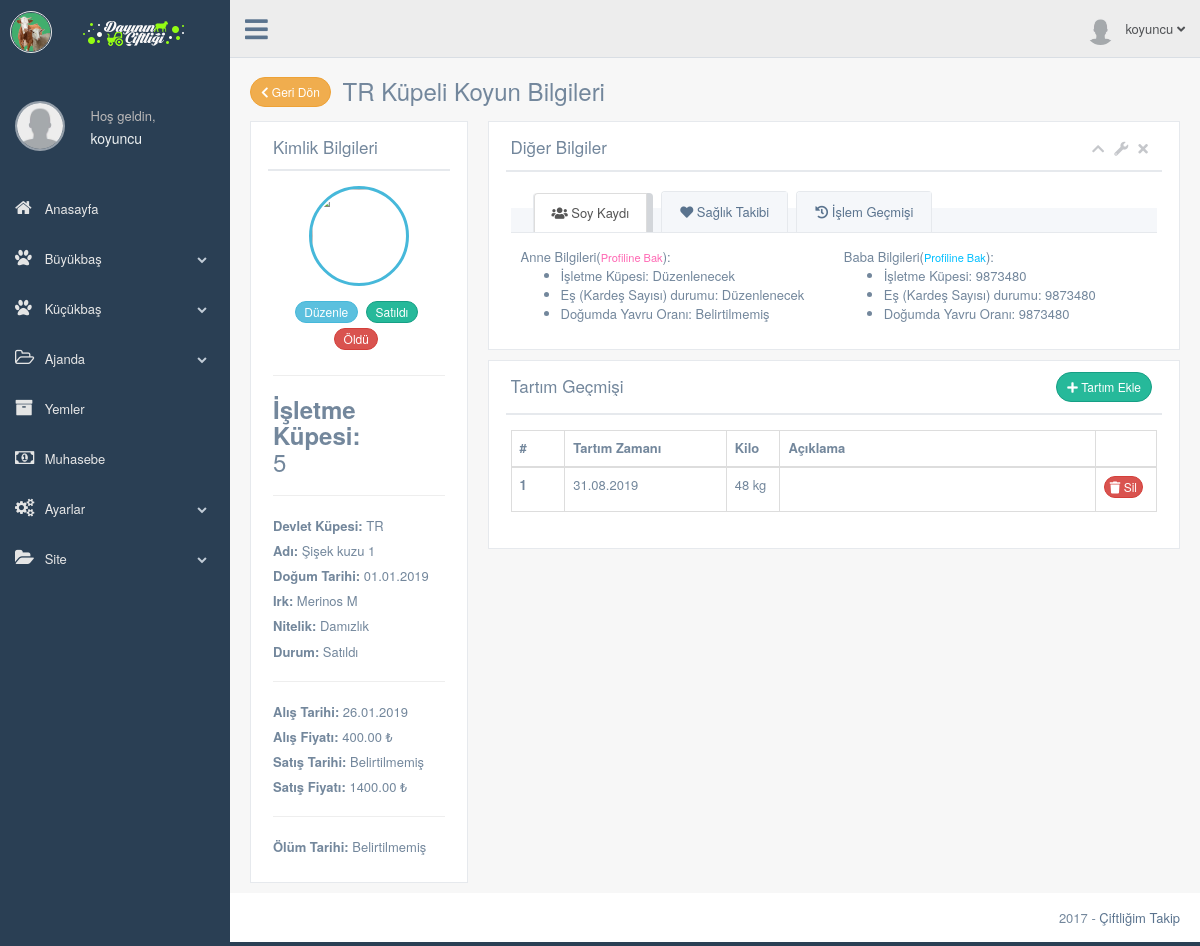
The app's page /production/koyun-profil.php?koyun_id=5 (signed in) with its own data.
### tables this page shows
CREATE TABLE `kullanici` (
  `kullanici_id` int(11) NOT NULL,
  `kullanici_adi` varchar(50) NOT NULL,
  `kullanici_sifre` varchar(50) NOT NULL,
  `kullanici_adsoyad` varchar(50) NOT NULL DEFAULT 'Ad Soyad',
  `kullanici_eposta` varchar(50) NOT NULL,
  `kullanici_gorsel` varchar(250) NOT NULL DEFAULT 'images/kullanici/kullanici.png',
  `kullanici_kayittarihi` datetime NOT NULL,
  `kullanici_yetki` int(1) NOT NULL DEFAULT '2',
  `kullanici_durum` int(1) NOT NULL
);

CREATE TABLE `koyun` (
  `koyun_id` int(11) NOT NULL,
  `kullanici_id` int(11) NOT NULL,
  `koyun_kupeno` varchar(50) NOT NULL,
  `koyun_kupeno_isletme` varchar(20) DEFAULT NULL,
  `koyun_adi` varchar(25) DEFAULT NULL,
  `koyun_irk` int(2) DEFAULT NULL,
  `koyun_cinsiyet` int(1) DEFAULT NULL,
  `koyun_kayittarihi` datetime NOT NULL DEFAULT CURRENT_TIMESTAMP,
  `koyun_dogumtarihi` date DEFAULT NULL,
  `koyun_olumtarihi` date DEFAULT NULL,
  `koyun_alistarihi` date DEFAULT NULL,
  `koyun_satistarihi` date DEFAULT NULL,
  `koyun_alisfiyati` decimal(10,2) DEFAULT NULL,
  `koyun_satisfiyati` decimal(10,2) DEFAULT NULL,
  `koyun_rasyon` int(11) DEFAULT NULL,
  `koyun_bakim` int(11) DEFAULT NULL,
  `koyun_not` varchar(256) DEFAULT NULL,
  `ana_id` int(1) DEFAULT '0',
  `baba_id` int(1) DEFAULT '0',
  `koyun_durum` int(11) DEFAULT '1',
  `koyun_nitelik` int(2) DEFAULT '1',
  `koyun_padok` int(11) DEFAULT '1',
  `koyun_kardesdurumu` int(2) DEFAULT '1'
);

CREATE TABLE `irk` (
  `irk_id` int(2) NOT NULL,
  `irk_adi` varchar(25) NOT NULL,
  `irk_ozellikleri` int(2) DEFAULT NULL
);

CREATE TABLE `tartim_koyun` (
  `tartim_id` int(11) NOT NULL,
  `kullanici_id` int(11) NOT NULL,
  `hayvan_id` int(11) NOT NULL,
  `tartim_kilo` int(3) DEFAULT NULL,
  `tartim_tarihi` datetime NOT NULL DEFAULT CURRENT_TIMESTAMP,
  `tartim_aciklama` varchar(1000) DEFAULT NULL
);

### production/koyun-profil.php (the view, shortened to what the rows shown need)
<?php
    include 'header.php';
    include '../baglan.php';
    $koyunsorgu=$db->prepare("SELECT * FROM koyun WHERE kullanici_id=:id and koyun_id=:koyun_id");
    $koyunsorgu->execute(array(
      'id' => $kullanici_id,
      'koyun_id' => $_GET['koyun_id']
      ));
    $koyuncek=$koyunsorgu->fetch(PDO::FETCH_ASSOC);
    $irksorgu=$db->prepare("SELECT * FROM irk WHERE irk_id=:id");
    $tartimsorgu=$db->prepare("SELECT * FROM tartim_koyun WHERE kullanici_id=:id and hayvan_id=:koyun_id");
    $tartimsorgu->execute(array(
      'id' => $kullanici_id,
      'koyun_id' => $_GET['koyun_id']
      ));
  ?>
        <div class="right_col" role="main">
          <div class="">
            <div class="page-title">
              <div class="title_left">
                <h3>
                  <a href="koyunlar.php" class="btn btn-round btn-warning btn-sm"><i class="fa fa-chevron-left" aria-hidden="true"></i> Geri Dön</a>
                    <?php echo $koyuncek['koyun_kupeno'] ?> Küpeli Koyun Bilgileri
                  </h3>
              </div>
            </div>
            <div class="row">
              <div class="col-md-3 col-sm-3 col-xs-12">
                <div class="x_panel">
                  <div class="x_title">
                    <h2>Kimlik Bilgileri</h2>
                  </div>
                  <div class="x_content">
                    <div  class="text-center">
                      <img src="../images/koyun/<?php echo $koyuncek['koyun_irk']; ?>.jpg" alt="" style="width: 100px; height: 100px; max-width: 100px; max-height: 100px; -webkit-border-radius: 50%; -moz-border-radius: 50%; border-radius: 50%; border: 3px solid rgba(70,184,218,1);" >
                      <div style="margin-top:15px">
                      </div>
                     </div>
                     <hr>
                    <h3>
                        <?php
                            echo "<b>İşletme Küpesi:</b> <br>";
                            if(strlen($koyuncek['koyun_kupeno_isletme'])>0){
                              echo $koyuncek['koyun_kupeno_isletme'];
                            }else{
                              echo "Belirtilmemiş";
                            } ?>
                      </h3>
                      <hr>
                      <ul class="list-unstyled user_data">
                        <li>
                          <?php echo "<b>Devlet Küpesi:</b> ".$koyuncek['koyun_kupeno']; ?>
                        </li>
                        <li>
                          <?php
                            echo "<b>Adı:</b> ";
                            if(strlen($koyuncek['koyun_adi'])>0){
                              echo $koyuncek['koyun_adi'];
                            }else{
                              echo "Belirtilmemiş";
                            } ?>
                        </li>
                        <li>
                          <?php
                            echo "<b>Doğum Tarihi:</b> ";
                            if(strlen($koyuncek['koyun_dogumtarihi'])>0){
                              echo date("d.m.Y", strtotime($koyuncek['koyun_dogumtarihi']));
                            }else{
                              echo "Belirtilmemiş";
                            } ?>
                        </li>
                        <li>
                          <?php
                            echo "<b>Irk:</b> ";
                            if($koyuncek['koyun_irk']){
                              $irksorgu->execute(array(
                              'id' => $koyuncek['koyun_irk']
                              ));
                            $irkcek=$irksorgu->fetch(PDO::FETCH_ASSOC);
                            echo $irkcek['irk_adi'];
                            }else{
                              echo "Belirtilmemiş";
                            } ?>
                        </li>
                        <li>
                          <?php
                            echo "<b>Nitelik:</b> ";
                            if($koyuncek['koyun_nitelik']){
                              if($koyuncek['koyun_nitelik']=='1'){
                                echo "Damızlık";
                              }elseif ($koyuncek['koyun_nitelik']=='2') {
                                echo "Adaklık";
                              }elseif ($koyuncek['koyun_nitelik']=='3') {
                                echo "Kurbanlık";
                              }elseif ($koyuncek['koyun_nitelik']=='4') {
                                echo "Kasaplık";
                              }
                            }else{
                              echo "Belirtilmemiş";
                            } ?>
                        </li>
                        <li>
                          <?php
                            echo "<b>Durum:</b> ";
                            if($koyuncek['koyun_durum']){
                              if($koyuncek['koyun_durum']=='1'){
                                echo "Mevcut";
                              }elseif ($koyuncek['koyun_durum']=='2') {
                                echo "Satıldı";
                              }else{
                                echo "Öldü";
                              }
                            }else{
                              echo "Belirtilmemiş";
                            } ?>
                        </li>
                        <hr>
                        <li>
                          <?php
                            echo "<b>Alış Tarihi:</b> ";
                            if(strlen($koyuncek['koyun_alistarihi'])>0){
                              echo date("d.m.Y", strtotime($koyuncek['koyun_alistarihi']));
                            }else{
                              echo "Belirtilmemiş";
                            } ?>
                        </li>
                        <li>
                          <?php
                            echo "<b>Alış Fiyatı:</b> ";
                            if($koyuncek['koyun_alisfiyati']>0){
                              echo $koyuncek['koyun_alisfiyati']." ₺";
                            }else{
                              echo "Belirtilmemiş";
                            } ?>
                        </li>
                        <li>
                          <?php
                            echo "<b>Satış Tarihi:</b> ";
                            if(strlen($koyuncek['koyun_satistarihi'])>0){
                              echo $koyuncek['koyun_satistarihi'];
                            }else{
                              echo "Belirtilmemiş";
                            } ?>
                        </li>
                        <li>
                          <?php
                            echo "<b>Satış Fiyatı:</b> ";
                            if($koyuncek['koyun_satisfiyati']>0){
                              echo $koyuncek['koyun_satisfiyati']." ₺";
                            }else{
                              echo "Belirtilmemiş";
                            } ?>
                        </li>
                        <hr>
                        <li>
                          <?php
                            echo "<b>Ölüm Tarihi:</b> ";
                            if(strlen($koyuncek['koyun_olumtarihi'])>0){
                              echo $koyuncek['koyun_olumtarihi'];
                            }else{
                              echo "Belirtilmemiş";
                            } ?>
                        </li>
                      </ul>
                  </div>
                </div>
              </div>
              <div class="col-md-9 col-sm-9 col-xs-12">
                <div class="x_panel">
                  <div class="x_title">
                    <h2>Diğer Bilgiler</h2>
                  </div>
                </div>
              </div>
              <div class="col-md-9 col-sm-9 col-xs-12">
                        <div class="x_panel">
                          <div class="x_title">
                            <h2>Tartım Geçmişi </h2>
                          </div>
                          <div class="x_content">
                            <table class="table table-bordered">
                              <thead>
                                <tr>
                                  <th class="col-md-1 col-sm-1">#</th>
                                  <th class="col-md-3 col-sm-3">Tartım Zamanı</th>
                                  <th class="col-md-1 col-sm-1">Kilo</th>
                                  <th class="">Açıklama</th>
                                  <th ></th>
                                </tr>
                              </thead>
                              <tbody>
                              <?php $siraSayac=1; ?>
                              <?php while ($tartimcek=$tartimsorgu->fetch(PDO::FETCH_ASSOC)) { ?>
                                <tr>
                                  <th scope="row"><?php echo $siraSayac; ?></th>
                                  <td><?php echo date("d.m.Y", strtotime($tartimcek['tartim_tarihi'])); ?></td>
                                  <td><?php echo $tartimcek['tartim_kilo']." kg"; ?></td>
                                  <td><?php echo $tartimcek['tartim_aciklama']; ?></td>
                                  <td class="col-md-1 col-sm-1 text-center">
                                    <a href="../islem.php?tartimsil=true&tartim_id=<?php echo $tartimcek['tartim_id']; ?>&hayvan_id=<?php echo $tartimcek['hayvan_id']; ?>" class="btn btn-round btn-danger btn-xs"><i class="fas fa-trash" aria-hidden="true"></i> Sil</a>
                                  </td>
                                </tr>
                                <?php $siraSayac=$siraSayac+1; ?>
                              <?php } ?>
                              </tbody>
                            </table>
                          </div>
                        </div>
                      </div>
            </div>
          </div>
        </div>
        <?php include 'footer.php'; ?>

### production/header.php (shortened to what the rows shown need)
<?php
  include '../baglan.php';
  $kullanicisorgu=$db->prepare("SELECT * FROM kullanici WHERE kullanici_adi=:kullanici");
  $kullanicisorgu->execute(array(
        'kullanici' => $_SESSION['kullanici_adi']
      ));
  $kullanicicek=$kullanicisorgu->fetch(PDO::FETCH_ASSOC);
 ?>
<!DOCTYPE html>
<html lang="tr">
  <head>
    <link href="../vendors/bootstrap/dist/css/bootstrap.min.css" rel="stylesheet">
    <link href="../vendors/font-awesome/css/font-awesome.min.css" rel="stylesheet">
    <link rel="stylesheet" href="https://use.fontawesome.com/releases/v5.0.13/css/all.css">
    <link rel="stylesheet" href="css/style-print.css" media="print" type="text/css">
    <link href="../vendors/nprogress/nprogress.css" rel="stylesheet">
    <link href="../vendors/iCheck/skins/flat/green.css" rel="stylesheet">
    <link href="../vendors/malihu-custom-scrollbar-plugin/jquery.mCustomScrollbar.min.css" rel="stylesheet"/>
    <link href="../vendors/datatables.net-bs/css/dataTables.bootstrap.min.css" rel="stylesheet">
    <link href="../vendors/datatables.net-buttons-bs/css/buttons.bootstrap.min.css" rel="stylesheet">
    <link href="../vendors/datatables.net-fixedheader-bs/css/fixedHeader.bootstrap.min.css" rel="stylesheet">
    <link href="../vendors/datatables.net-responsive-bs/css/responsive.bootstrap.min.css" rel="stylesheet">
    <link href="../vendors/datatables.net-scroller-bs/css/scroller.bootstrap.min.css" rel="stylesheet">
    <link href="../build/css/custom.min.css" rel="stylesheet">
    <link href="../build/css/main.css" rel="stylesheet">
  </head>
  <body class="nav-md">
    <div class="container body">
      <div class="main_container">
        <div class="col-md-3 left_col menu_fixed">
          <div class="left_col scroll-view">
            <?php include 'sidebar.php'; ?>
        <div class="top_nav"  id="yazdirma">
          <div class="nav_menu">
            <nav class="">
              <ul class="nav navbar-nav navbar-right">
                <li class="">
                  <a href="javascript:;" class="user-profile dropdown-toggle" data-toggle="dropdown" aria-expanded="false">
                    <img src="<?php echo $kullanicicek['kullanici_gorsel']; ?>" alt=""><?php echo $_SESSION['kullanici_adi'] ?>
                    <span class=" fa fa-angle-down"></span>
                  </a>
                </li>
              </ul>
            </nav>
          </div>
        </div>

### production/sidebar.php (shortened to what the rows shown need)
<br>
            <div class="profile clearfix">
              <div class="profile_pic text-center" style="margin-top: 25px; ">
                <a href="profil.php"><img src="<?php echo $kullanicicek['kullanici_gorsel']; ?>" alt="" style="width: 50px; height: 50px; max-width: 50px; max-height: 50px; -webkit-border-radius: 50%; -moz-border-radius: 50%; border-radius: 50%; border: 2px solid rgba(255,255,255,0.5);" ></a>
              </div>
              <div class="profile_info">
                <a href="profil.php"><h2><?php echo $_SESSION['kullanici_adi'] ?></h2></a>
              </div>
            </div>
            <br />
          </div>
        </div>

### records on screen
kullanici: kullanici_gorsel (placeholder picture)
koyun: koyun_kupeno "TR", koyun_kupeno_isletme "5", koyun_adi "Şişek kuzu 1", koyun_dogumtarihi "01.01.2019", koyun_alistarihi "26.01.2019", koyun_alisfiyati "400.00", koyun_satisfiyati "1400.00"
irk: irk_adi "Merinos M"
tartim_koyun: tartim_tarihi "31.08.2019", tartim_kilo "48"

### other values on screen
$_SESSION['kullanici_adi'] "koyuncu"
